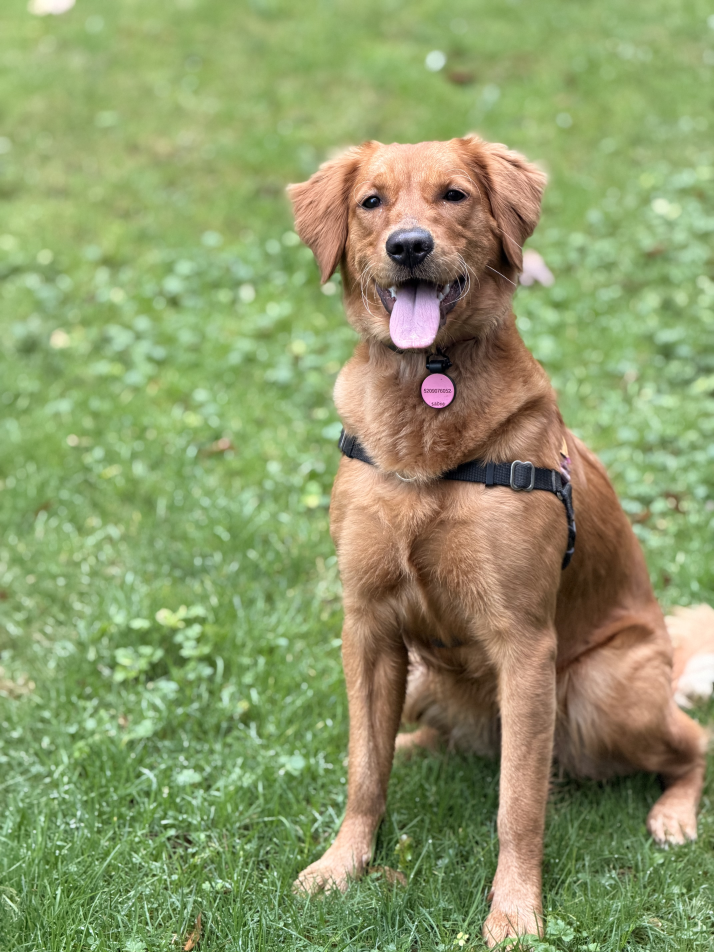
#> input picture packs/pack-11/skills/last30days/assets/dog-original.jpeg, 4284 x 5712 px (shown at 1/6 size)
$ python slice_filmstrip.py --image ../../../../pack-11/skills/last30days/assets/dog-original.jpeg --out out.png --frames 5
#> lines starting #> are read from the running program, lines starting #| are printed output that depends on the picture
### packs/pack-15/skills/style-clone-video/scripts/vlib.py
"""Shared helpers for the style-clone-video skill.

Everything here is Windows-safe: no ffmpeg on PATH, no global python packages.
"""
from __future__ import annotations

import json
import os
import shutil
import subprocess
import sys
from pathlib import Path

# ---------------------------------------------------------------- environment

def setup_env() -> None:
    os.environ.setdefault("PYTHONUTF8", "1")
    os.environ.setdefault("HF_HUB_DISABLE_SYMLINKS", "1")
    os.environ.setdefault("NLTK_ALLOW_PROXIED_URLOPEN", "1")
    os.environ.setdefault("TOKENIZERS_PARALLELISM", "false")


# [21 lines left out: function _find, not called in this run]


def ffmpeg() -> str:
    return _find("ffmpeg")


def ffprobe() -> str:
    return _find("ffprobe")


# ------------------------------------------------------------------- process

# [18 lines left out: functions run, must_run, not called in this run]


# ---------------------------------------------------------------------- json

def jdump(obj, path) -> None:
    path = Path(path)
    path.parent.mkdir(parents=True, exist_ok=True)
    with open(path, "w", encoding="utf-8", newline="\n") as fh:
        json.dump(obj, fh, ensure_ascii=False, indent=2)
        fh.write("\n")


# [93 lines left out: functions jload, probe, frame_pts, scene_cuts, not called in this run]


# ----------------------------------------------------------------------- font

FONT_CANDIDATES = [
    r"C:\Windows\Fonts\segoeui.ttf",
    r"C:\Windows\Fonts\arial.ttf",
    r"C:\Windows\Fonts\calibri.ttf",
]


# [10 lines left out: function load_font, not called in this run]


def hexof(rgb) -> str:
    return "#{:02X}{:02X}{:02X}".format(int(rgb[0]), int(rgb[1]), int(rgb[2]))


def eprint(*a):
    print(*a, file=sys.stderr, flush=True)

### packs/pack-15/skills/style-clone-video/scripts/slice_filmstrip.py
"""Stage 4a — FILMSTRIP SLICER.  one generated canvas -> N consecutive frames.

The generator can only give us ONE image per scene. To get CHARACTER MOTION
cheaply we ask it for a single canvas that contains several CONSECUTIVE frames
of the same shot (a "camera strip" / flipbook / sprite sheet), then slice that
canvas here into real frames.  One farm call then yields a whole animated
shot instead of one static picture.

Layouts
  row     N panels left -> right           (a wide strip, e.g. 8:1 canvas)
  col     N panels top -> bottom
  grid:RxC  R rows x C cols, row-major    (e.g. 2x2 in a 16:9 canvas)
  auto    picked from the canvas aspect vs the target frame aspect

How the cells are found (in this order, first match wins)
  1. the CONTENT BBOX — a uniform black border around the canvas is ignored
  2. interior GUTTERS — thin dark lines between the cells split the bbox into
     real panels (a gutter is excluded from both neighbours)
  3. equal division of the content bbox (always works)

usage:
  python slice_filmstrip.py --image strip.png --out clip_frames/scene-03 \
      --frames 4 --grid 2x2 --target 1920x960
"""
from __future__ import annotations

import argparse
import sys
from pathlib import Path

sys.path.insert(0, str(Path(__file__).resolve().parent))
import vlib as V

V.setup_env()
import numpy as np  # noqa: E402
from PIL import Image  # noqa: E402


def _luma(a: np.ndarray) -> np.ndarray:
    if a.ndim == 2:
        return a.astype(float)
    return (0.299 * a[:, :, 0] + 0.587 * a[:, :, 1] + 0.114 * a[:, :, 2])


def content_bbox(gray: np.ndarray):
    """The region that is not a uniform black border -> (x0, y0, x1, y1)."""
    g = gray.astype(float)
    gmax = float(g.max())
    thr = max(6.0, gmax * 0.10)
    cols = g.max(axis=0) > thr
    rows = g.max(axis=1) > thr
    if not cols.any() or not rows.any():
        return 0, 0, gray.shape[1], gray.shape[0]
    xs = np.where(cols)[0]
    ys = np.where(rows)[0]
    return int(xs[0]), int(ys[0]), int(xs[-1]) + 1, int(ys[-1]) + 1


def dark_runs(gray: np.ndarray, axis: int):
    """Runs of near-black lines along `axis` -> [(start, end), ...]."""
    prof = _luma(gray).mean(axis=axis)
    thr = max(24.0, float(prof.min()) * 2.2)
    dark = prof <= thr
    runs = []
    i = 0
    n = len(dark)
    while i < n:
        if dark[i]:
            j = i
            while j < n and dark[j]:
                j += 1
            if (j - i) <= max(2, int(0.03 * n)):
                runs.append((int(i), int(j)))
            i = j
        else:
            i += 1
    return runs


def _subsets(items: list, k: int):
    if k == 0:
        yield []
        return
    if len(items) < k:
        return
    for i in range(len(items)):
        for rest in _subsets(items[i + 1:], k - 1):
            yield [items[i]] + rest


def segments(span, runs, count):
    """Split `span` = (start, end) into `count` segments using interior gutters."""
    inner = [(a, b) for (a, b) in runs if a > span[0] + 2 and b < span[1] - 2]
    if len(inner) >= count - 1:
        best = None
        for combo in _subsets(inner, count - 1):
            edges = []
            prev = span[0]
            for (a, b) in combo:
                edges.append((prev, a))
                prev = b
            edges.append((prev, span[1]))
            widths = [e[1] - e[0] for e in edges]
            if min(widths) <= (span[1] - span[0]) * 0.08:
                continue
            score = max(widths) - min(widths)
            if best is None or score < best[0]:
                best = (score, edges)
        if best:
            return best[1], f"{len(inner)} gutter(s) found"
    w = span[1] - span[0]
    return ([(span[0] + round(i * w / count), span[0] + round((i + 1) * w / count))
             for i in range(count)], "divided equally")


def auto_layout(img_w: int, img_h: int, frames: int, target_w: int, target_h: int,
                grid: str | None):
    """-> (layout, cols, rows)"""
    a_t = target_w / max(1, target_h)
    a_i = img_w / max(1, img_h)
    if grid:
        c, r = (int(x) for x in grid.lower().replace("x", " ").split())
        if c * r == frames:
            return ("grid", c, r)
    if a_i >= frames * a_t * 0.72:
        return ("row", frames, 1)
    if a_i <= a_t / frames * 0.72:
        return ("col", 1, frames)
    best = None
    for rows in range(1, frames + 1):
        if frames % rows:
            continue
        cols = frames // rows
        score = abs((cols * a_t) / rows - a_i)
        if best is None or score < best[0]:
            best = (score, ("grid", cols, rows))
    return best[1]


def energy_anchor(img: Image.Image) -> float:
    """Where the subject sits in this cell, as a fraction of its width.

    A strip cell is often 4:1 while the frame is 2:1, so the crop has to be
    anchored on the subject - a centre crop would cut the character out.  The
    anchor is the horizontal centroid of the edge energy (the outlines).
    """
    g = np.asarray(img.convert("L"), dtype=float)
    if g.shape[1] < 4:
        return 0.5
    gx = np.abs(np.diff(g, axis=1)).sum(axis=0)
    if gx.sum() <= 0:
        return 0.5
    k = max(1, len(gx) // 24)
    sm = np.convolve(gx, np.ones(k) / k, mode="same")
    if sm.sum() <= 0:
        return 0.5
    xs = np.arange(len(sm), dtype=float)
    return float((sm * xs).sum() / sm.sum() / max(1.0, len(sm) - 1.0))


def crop_to_aspect(img: Image.Image, tw: int, th: int, anchor_x: float | None = None) -> Image.Image:
    w, h = img.size
    a_img = w / h
    a_t = tw / th
    if a_img > a_t:                      # too wide -> crop the sides
        nw = int(round(h * a_t))
        if anchor_x is None:
            x = (w - nw) // 2
        else:
            x = int(round(anchor_x * w - nw / 2.0))
            x = max(0, min(w - nw, x))
        img = img.crop((x, 0, x + nw, h))
    else:                                # too tall -> crop top/bottom
        nh = int(round(w / a_t))
        y = int((h - nh) * 0.42)         # keep a bit above centre (heads)
        img = img.crop((0, y, w, y + nh))
    return img.resize((tw, th), Image.LANCZOS)


def main() -> int:
    ap = argparse.ArgumentParser()
    ap.add_argument("--image", required=True)
    ap.add_argument("--out", required=True)
    ap.add_argument("--frames", type=int, required=True)
    ap.add_argument("--layout", default="auto", choices=["auto", "row", "col", "grid"])
    ap.add_argument("--grid", default="", help="COLUMNSxROWS, e.g. 4x2")
    ap.add_argument("--cols", type=int, default=0, help="explicit column count (overrides --grid)")
    ap.add_argument("--rows", type=int, default=0, help="explicit row count (overrides --grid)")
    ap.add_argument("--anchor", type=float, default=-1.0,
                    help="fixed crop anchor (0..1 of the cell width); -1 = auto")
    ap.add_argument("--target", default="1920x960", help="WxH of every output frame")
    ap.add_argument("--gutter", default="auto", choices=["auto", "off"])
    ap.add_argument("--report", default="")
    args = ap.parse_args()

    src = Path(args.image)
    outdir = Path(args.out)
    tw, th = (int(v) for v in args.target.lower().split("x"))
    if not src.exists():
        print(f"[slice] image not found: {src}", file=sys.stderr)
        return 2
    outdir.mkdir(parents=True, exist_ok=True)

    im = Image.open(src).convert("RGB")
#> im is the input picture: PIL image 4284x5712 RGB; mean R, G, B 141.6, 153.7, 105.4
    iw, ih = im.size
    if args.cols and args.rows:
        layout, cols, rows = "grid", int(args.cols), int(args.rows)
    else:
        layout, cols, rows = auto_layout(iw, ih, args.frames, tw, th, args.grid)
    if args.layout in ("row", "col"):
        layout = args.layout
        cols, rows = (args.frames, 1) if layout == "row" else (1, args.frames)

    gray = np.asarray(im.convert("L"))
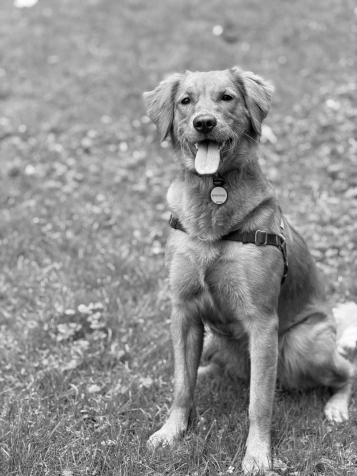
#> gray: shape (5712, 4284) (shown at 1/12 size); min 0, max 255, mean 144.6
    x0, y0, x1, y1 = content_bbox(gray)
#> in content_bbox, `gmax = float(g.max())`: gmax = 255
#> in content_bbox, `thr = max(6.0, gmax * 0.10)`: thr = 25.5
#> in content_bbox, `xs = np.where(cols)[0]`: xs = 4284 values from 0 to 4283
#> in content_bbox, `ys = np.where(rows)[0]`: ys = 5712 values from 0 to 5711
#> x0 = 0; y0 = 0; x1 = 4284; y1 = 5712
    notes = [f"content bbox {x0},{y0}-{x1},{y1} of {iw}x{ih}"]
#> notes = ['content bbox 0,0-4284,5712 of 4284x5712']
    vruns = dark_runs(gray, 0) if args.gutter == "auto" else []
#> in dark_runs, `prof = _luma(gray).mean(axis=axis)`: prof = 4284 values, max 169.8 at index 2135, min 98.6 at index 2725, mean 144.6
#> in dark_runs, `thr = max(24.0, float(prof.min()) * 2.2)`: thr = 216.9
#> in dark_runs, `n = len(dark)`: n = 4284
#> the loop in dark_runs, `while i < n:` made 1 pass
#> i on pass 1: 4284
#> after the loop in dark_runs, `while i < n:`: runs = []
#> vruns = []
    hruns = dark_runs(gray, 1) if args.gutter == "auto" else []
#> the loop in dark_runs (call 2), `while i < n:` made 1 pass
#> i on pass 1: 5712
#> hruns = []

    if layout == "grid":
        xsegs, xnote = segments((x0, x1), vruns, cols)
#> the loop in segments, `for combo in _subsets(inner, count - 1):` made 1 pass
#> (combo, widths, score, best) on pass 1: ([], [4284], 0, (0, [(0, 4284)]))
#> xsegs = [(0, 4284)]; xnote = '0 gutter(s) found'
        ysegs, ynote = segments((y0, y1), hruns, rows)
#> ysegs = [(0, 1142), (1142, 2285), (2285, 3427), (3427, 4570), (4570, 5712)]; ynote = 'divided equally'
        notes += [f"columns: {xnote}", f"rows: {ynote}"]
#> notes = ['content bbox 0,0-4284,5712 of 4284x5712', 'columns: 0 gutter(s) found', 'rows: divided equally']
        cells = []
        for r in range(rows):
            for c in range(cols):
                cells.append((xsegs[c][0], ysegs[r][0], xsegs[c][1], ysegs[r][1]))
#> after the loop, cells = [(0, 0, 4284, 1142), (0, 1142, 4284, 2285), (0, 2285, 4284, 3427), (0, 3427, 4284, 4570), (0, 4570, 4284, 5712)]
    elif layout == "row":
        xsegs, xnote = segments((x0, x1), vruns, args.frames)
        notes.append(f"columns: {xnote}")
        cells = [(a, y0, b, y1) for (a, b) in xsegs]
    else:  # col
        ysegs, ynote = segments((y0, y1), hruns, args.frames)
        notes.append(f"rows: {ynote}")
        cells = [(x0, a, x1, b) for (a, b) in ysegs]

    written = []
    colours = []
    anchors = []
    for i, (a, b, c, d) in enumerate(cells, 1):
        cell = im.crop((int(a), int(b), int(c), int(d)))
        ax = args.anchor if args.anchor >= 0 else energy_anchor(cell)
        anchors.append(round(ax, 3))
        cell = crop_to_aspect(cell, tw, th, anchor_x=ax)
        p = outdir / f"frame-{i:02d}.png"
        cell.save(p)
        written.append(str(p))
        arr = np.asarray(cell.convert("RGB"), dtype=float)
        colours.append([int(arr[:, :, k].mean()) for k in range(3)])
#> this loop made 5 passes
#> (b, d, ax, h in crop_to_aspect, nw in crop_to_aspect, x in crop_to_aspect) on passes 1 to 5: (0, 1142, 0.536, 1142, 2284, 1156), (1142, 2285, 0.558, 1143, 2286, 1247), (2285, 3427, 0.574, 1142, 2284, 1318), (3427, 4570, 0.506, 1143, 2286, 1027), (4570, 5712, 0.469, 1142, 2284, 868)
#> pass 1, in main, `cell = im.crop((int(a), int(b), int(c), int(d)))`:
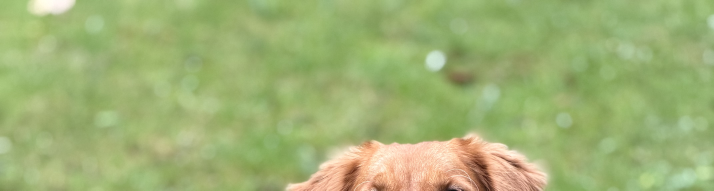
#> cell: PIL image 4284x1142 RGB (shown at 1/6 size); mean R, G, B 160.1, 178.3, 116.7
#> pass 1, in energy_anchor, `g = np.asarray(img.convert("L"), dtype=float)`:
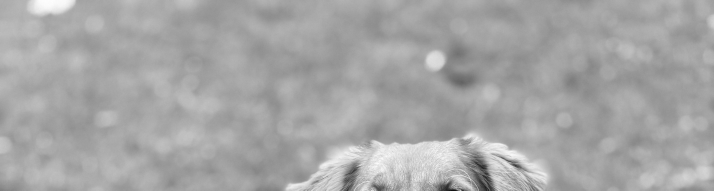
#> g: shape (1142, 4284) float64 (shown at 1/6 size); min 3, max 254, mean 165.8
#> pass 1, in crop_to_aspect, `img = img.crop((x, 0, x + nw, h))`:
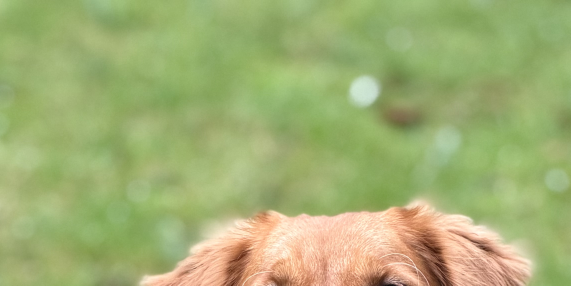
#> img: PIL image 2284x1142 RGB (shown at 1/4 size); mean R, G, B 162.1, 176, 115.4
#> after the loop:
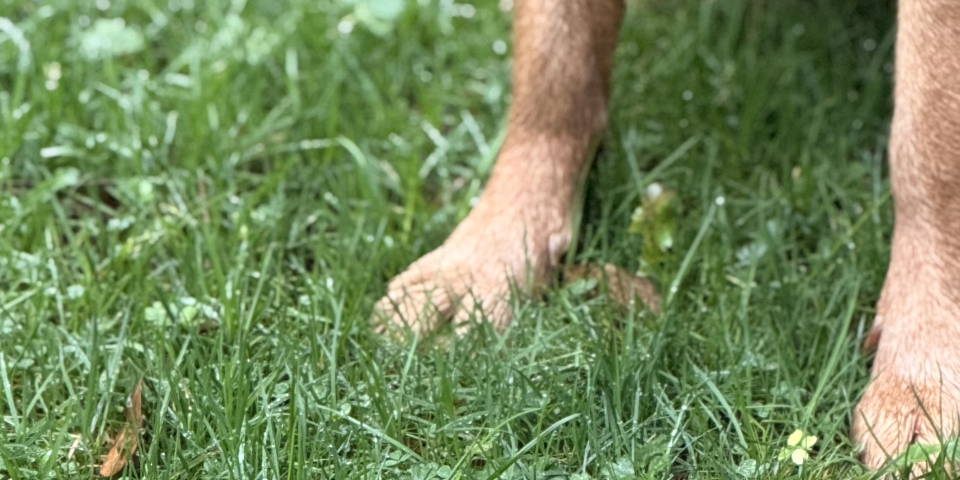
#> cell: PIL image 1920x960 RGB (shown at 1/2 size); mean R, G, B 117.3, 137.8, 92.6
#> after the loop, anchors = [0.536, 0.558, 0.574, 0.506, 0.469]; colours = [[162, 175, 115], [145, 143, 107], [155, 141, 106], [130, 129, 89], [117, 137, 92]]; written = ['out.png/frame-01.png', 'out.png/frame-02.png', 'out.png/frame-03.png', 'out.png/frame-04.png', 'out.png/frame-05.png']

    report = {"image": str(src), "canvas": [iw, ih], "layout": layout,
              "cols": cols, "rows": rows, "frames": args.frames,
              "target": [tw, th], "cells": cells, "notes": notes,
              "crop_anchors": anchors, "mean_rgb": colours, "written": written}
    if args.report:
        V.jdump(report, Path(args.report))
    V.jdump(report, outdir / "slice_report.json")
    print(f"[slice] {src.name}  {iw}x{ih} -> {layout} {cols}x{rows}  "
          f"{len(written)} frames -> {outdir}")
#| [slice] dog-original.jpeg  4284x5712 -> grid 1x5  5 frames -> out.png
    for n in notes:
        print(f"[slice]   {n}")
#> this loop made 3 passes
#> n on passes 1 to 3: 'content bbox 0,0-4284,5712 of 4284x5712', 'columns: 0 gutter(s) found', 'rows: divided equally'
#> (printed output is left out)
    print(f"[slice]   mean rgb per frame: {colours}")
#| [slice]   mean rgb per frame: [[162, 175, 115], [145, 143, 107], [155, 141, 106], [130, 129, 89], [117, 137, 92]]
    return 0


if __name__ == "__main__":
    raise SystemExit(main())
#> (the program exits here)

$ run again, on packs/pack-11/skills/last30days/assets/dog-as-human.png
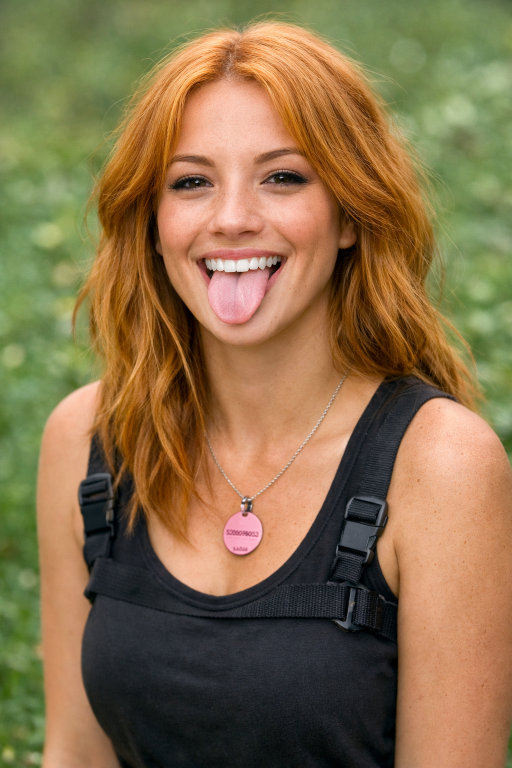
#> input picture packs/pack-11/skills/last30days/assets/dog-as-human.png, 1024 x 1536 px (shown at 1/2 size)
#> in main, im is the input picture: PIL image 1024x1536 RGB; mean R, G, B 135.4, 111.4, 74.9
#> gmax = 254
#> in content_bbox, `thr = max(6.0, gmax * 0.10)`: thr = 25.4
#> xs = 1024 values from 0 to 1023
#> ys = 1536 values from 0 to 1535
#> x0 = 0; x1 = 1024; y1 = 1536
#> in main, `notes = [f"content bbox {x0},{y0}-{x1},{y1} of {iw}x{ih}"]`: notes = ['content bbox 0,0-1024,1536 of 1024x1536']
#> prof = 1024 values, max 156.3 at index 894, min 62.41 at index 749, mean 114.4
#> in dark_runs, `thr = max(24.0, float(prof.min()) * 2.2)`: thr = 137.3
#> in dark_runs, `n = len(dark)`: n = 1024
#> the loop in dark_runs, `while i < n:` made 241 passes
#> i on passes 1, 77, 79, 81, 83, 85, 87: 88, 458, 460, 462, 464, 466, 838
#> after the loop in dark_runs, `while i < n:`: runs = [(459, 460), (461, 462), (463, 464), (465, 466), (987, 988), (989, 990)]
#> vruns has the same summary as runs in dark_runs
#> the loop in dark_runs (call 2), `while i < n:` made 1 pass
#> i on pass 1: 1536
#> hruns = []
#> inner has the same summary as runs in dark_runs
#> the loop in segments, `for combo in _subsets(inner, count - 1):` made 1 pass
#> (combo, widths, score, best) on pass 1: ([], [1024], 0, (0, [(0, 1024)]))
#> xsegs = [(0, 1024)]; xnote = '6 gutter(s) found'
#> ysegs = [(0, 307), (307, 614), (614, 922), (922, 1229), (1229, 1536)]; ynote = 'divided equally'
#> in main, `notes += [f"columns: {xnote}", f"rows: {ynote}"]`: notes = ['content bbox 0,0-1024,1536 of 1024x1536', 'columns: 6 gutter(s) found', 'rows: divided equally']
#> after the loop in main, `for r in range(rows):`: cells = [(0, 0, 1024, 307), (0, 307, 1024, 614), (0, 614, 1024, 922), (0, 922, 1024, 1229), (0, 1229, 1024, 1536)]
#> the loop in main, `for i, (a, b, c, d) in enumerate(cells, 1):` made 5 passes
#> (b, d, ax, h in crop_to_aspect, a_img in crop_to_aspect, nw in crop_to_aspect, x in crop_to_aspect) on passes 1 to 5: (0, 307, 0.517, 307, 3.34, 614, 223), (307, 614, 0.533, 307, 3.34, 614, 238), (614, 922, 0.514, 308, 3.32, 616, 219), (922, 1229, 0.546, 307, 3.34, 614, 252), (1229, 1536, 0.54, 307, 3.34, 614, 246)
#> pass 1, in crop_to_aspect, `img = img.crop((x, 0, x + nw, h))`:
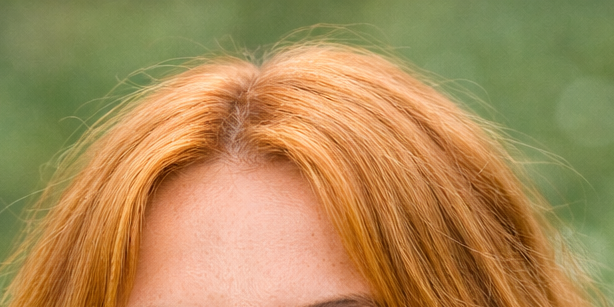
#> img: PIL image 614x307 RGB; mean R, G, B 170.6, 139.3, 87.5
#> after the loop in main, `for i, (a, b, c, d) in enumerate(cells, 1):`:
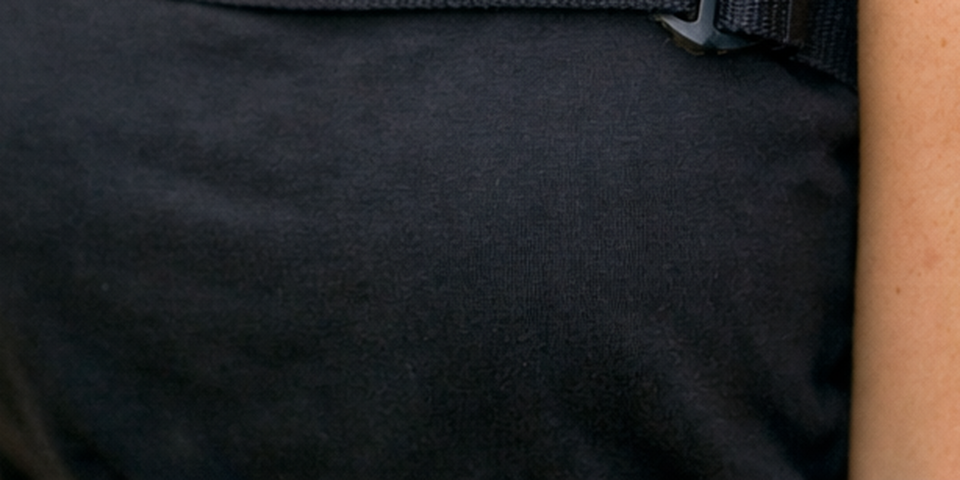
#> cell: PIL image 1920x960 RGB (shown at 1/2 size); mean R, G, B 43.6, 41.3, 40.9
#> after the loop in main, `for i, (a, b, c, d) in enumerate(cells, 1):`: anchors = [0.517, 0.533, 0.514, 0.546, 0.54]; colours = [[170, 139, 87], [161, 107, 70], [145, 97, 57], [136, 100, 80], [43, 41, 40]]; written = ['out.png/frame-01.png', 'out.png/frame-02.png', 'out.png/frame-03.png', 'out.png/frame-04.png', 'out.png/frame-05.png']
#| [slice] dog-as-human.png  1024x1536 -> grid 1x5  5 frames -> out.png
#> the loop in main, `for n in notes:` made 3 passes
#> n on passes 1 to 3: 'content bbox 0,0-1024,1536 of 1024x1536', 'columns: 6 gutter(s) found', 'rows: divided equally'
#> (printed output is left out)
#| [slice]   mean rgb per frame: [[170, 139, 87], [161, 107, 70], [145, 97, 57], [136, 100, 80], [43, 41, 40]]
